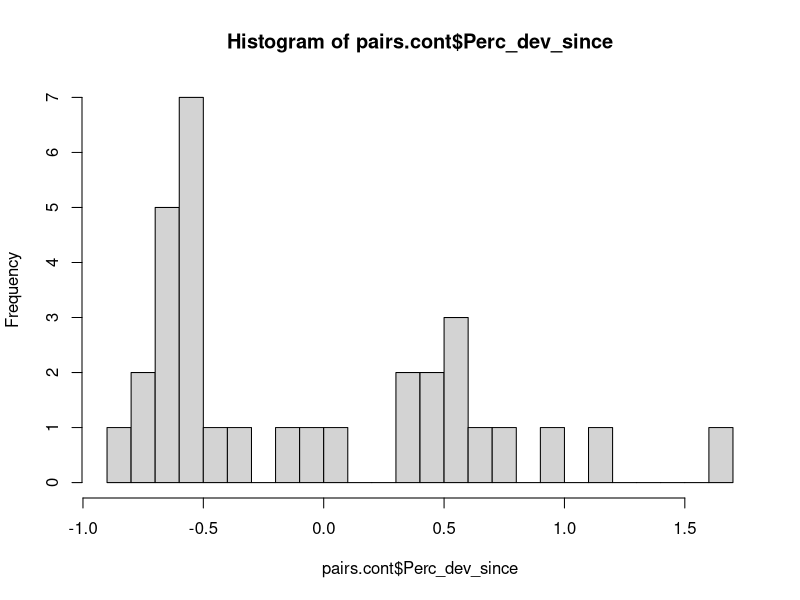
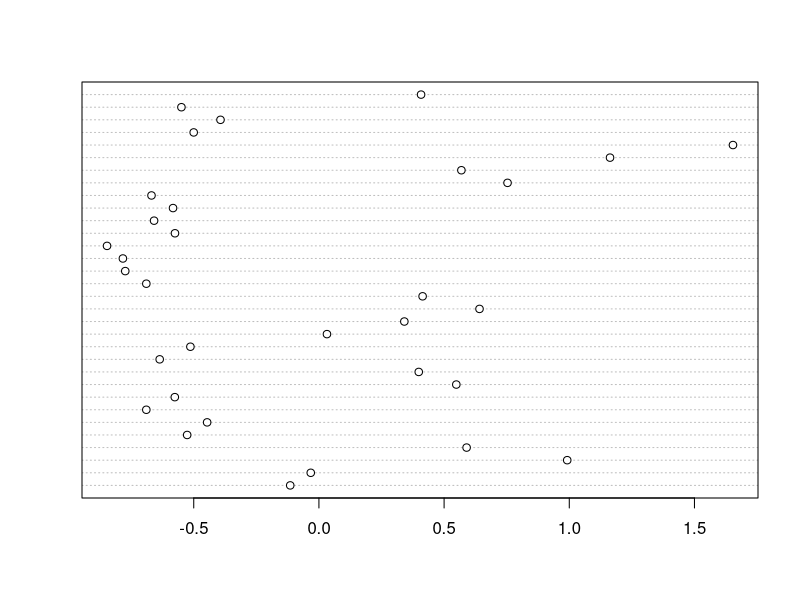
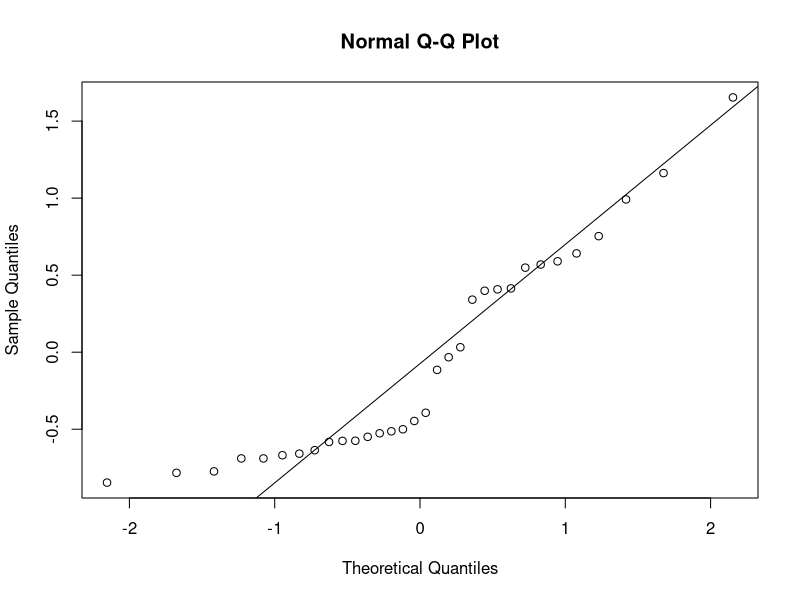
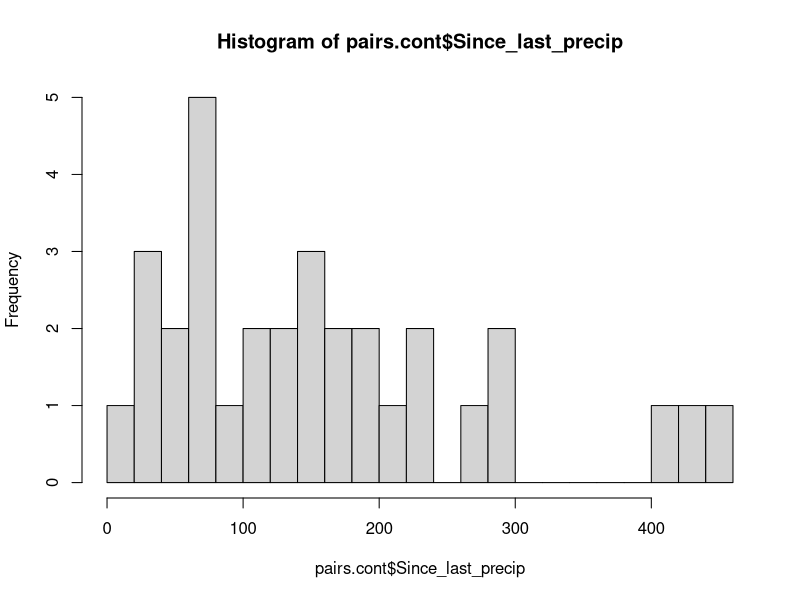
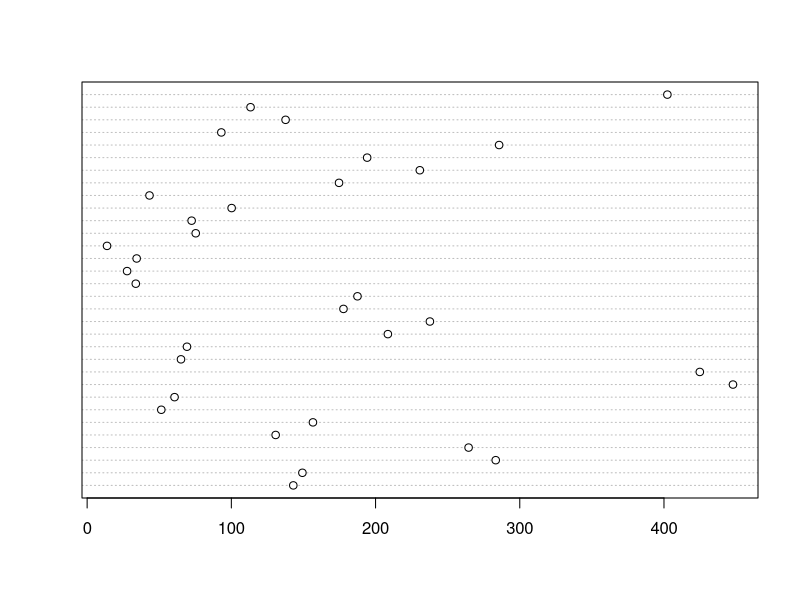
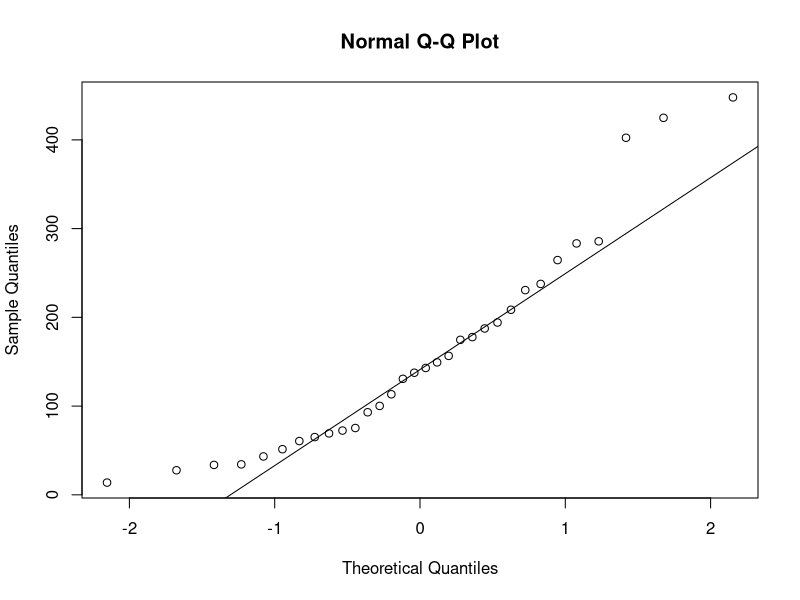

Recreate these plots in R, in order.
# Created: 2025-10-15
# Last updated: 2025-10-15

# Purpose: Examine distributions, outliers, and variable relationships for continuous
#   explanatory variables (applies to both subplot and 2x2 data response variables).

# There isn't much difference between the weedy and desirable data sets, or the full set (except for the
#   huge Perc_dev_cum outlier).
# Square-root transformation seemed to help normalize Cum_precip and Since_last_precip.
# Log transformation seemed to help normalize AridityIndex.

library(tidyverse)
library(GGally)
library(ggpubr)

# Load data ---------------------------------------------------------------

subplot.raw <- read_csv("Sonoran-data/cleaned/04.1_subplot-data_clean.csv")
prism.data <- read_csv("Sonoran-data/cleaned/03.1_monitoring-events-with-PRISM-climate-data_clean.csv")
since.pd <- read_csv("Sonoran-data/cleaned/03.2_since-last-precip_percent-deviation-from-norm_clean.csv")
ai <- read_csv("Sonoran-data/cleaned/03.3_aridity-index-values_clean.csv")


# Data wrangling ----------------------------------------------------------

# Reorganize columns for left_join()
since.pd.subplot <- since.pd %>% 
  select(Region, Site, SiteDateID, Date_Seeded, Date_Monitored, Perc_deviation, Deviation_mm) %>% 
  rename(Perc_dev_since = Perc_deviation,
         Dev_mm_since = Deviation_mm)

# Combine all variables
subplot <- subplot.raw %>% 
  left_join(prism.data) %>% 
  left_join(ai) %>% 
  left_join(since.pd.subplot)

# Check for NAs
apply(subplot, 2, anyNA)

# Separate out continuous variables
pairs.cont <- subplot %>% 
  select(Region, Perc_dev_since, AridityIndex, MAT, MAP, Since_last_precip, Elevation_ft) 
pairs.cont <- pairs.cont %>% 
  distinct(.keep_all = TRUE)


# Since_last_precip & Perc_dev_since --------------------------------------

# Perc_dev_since
hist(pairs.cont$Perc_dev_since, breaks = 20) # not normally distributed
dotchart(pairs.cont$Perc_dev_since)
qqnorm(pairs.cont$Perc_dev_since)
qqline(pairs.cont$Perc_dev_since)

# Since_last_precip
hist(pairs.cont$Since_last_precip, breaks = 20)
dotchart(pairs.cont$Since_last_precip)
qqnorm(pairs.cont$Since_last_precip)
qqline(pairs.cont$Since_last_precip)
